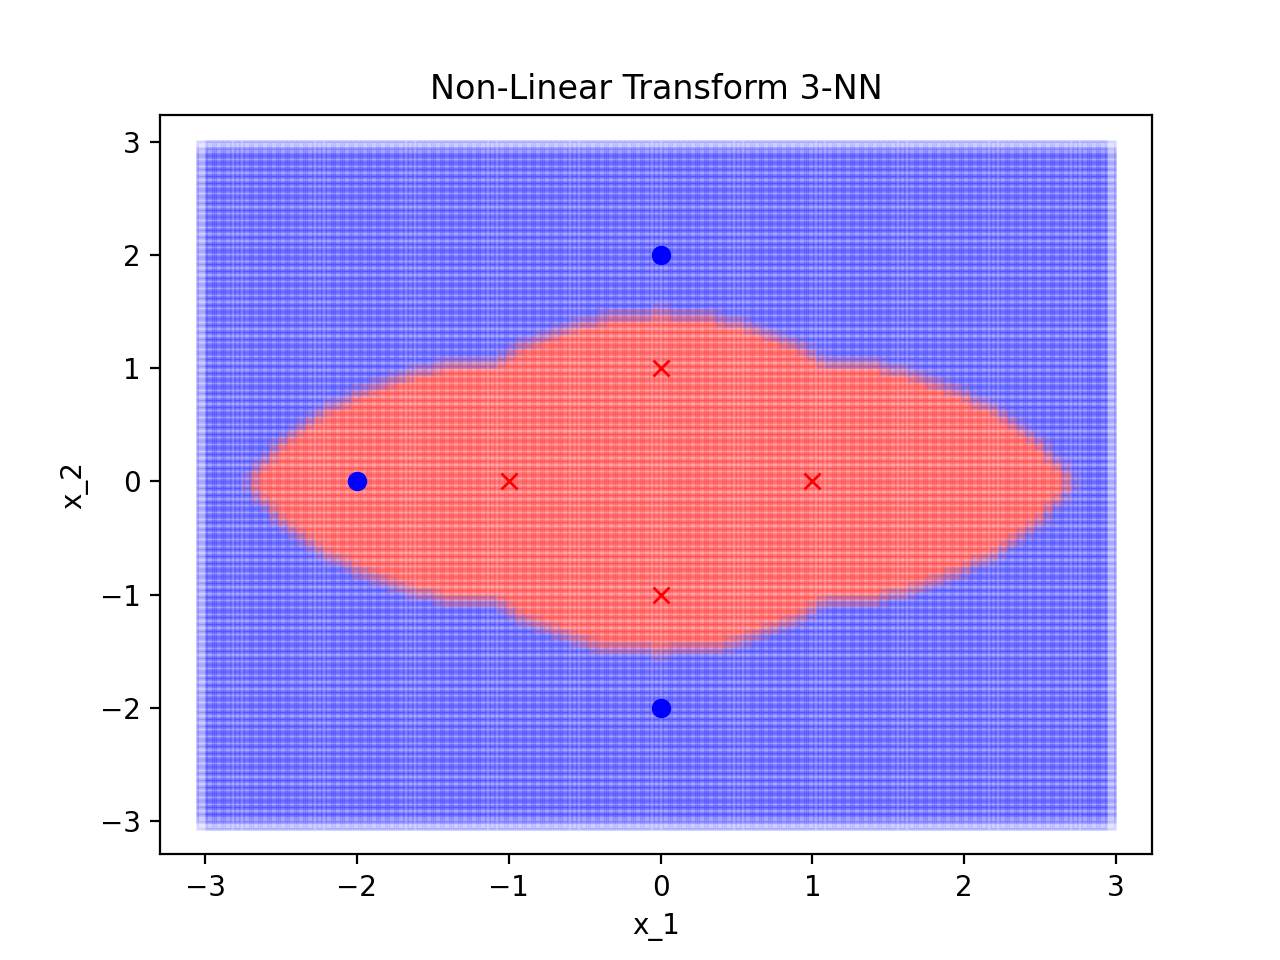

Write the Python code that produced this figure.
import matplotlib.pyplot as plt
from matplotlib import colors
import numpy as np
import math

def convert(x):
	if (x[0] == 0 and x[1] < 0):
		return [(x[0]**2+x[1]**2)**(0.5),-math.pi/2]
	elif (x[0] == 0 and x[1] >= 0):
		return [(x[0]**2+x[1]**2)**(0.5),math.pi/2]
	else:
		return [(x[0]**2+x[1]**2)**(0.5),math.atan(x[1]/x[0])]

def distance(x1,x2):
	z1 = convert(x1)
	z2 = convert(x2)
	return ((z1[0]-z2[0])**2+(z1[1]-z2[1])**2)**0.5

def returnFurthest(closest,k,X,x):
	closer = list()
	for i in range(len(closest)):
		if (distance(X[k],x) < distance(X[closest[i]],x)):
			closer.append(i)
	if (len(closer) == 0):
		return -1
	furthest = closer[0]
	dist = distance(X[closest[furthest]],x)
	for i in range(1,len(closer)):
		if (dist < distance(X[closest[closer[i]]],x)):
			furthest = closer[i]
			dist = distance(X[closest[closer[i]]],x)
	# print(furthest)
	return furthest


X = [[1,0],[0,1],[0,-1],[-1,0],[0,2],[0,-2],[-2,0]]
y = [-1,-1,-1,-1,1,1,1]

for i in X:
	print(convert(i))

for i in range(100):
	print(i)
	for j in range(100):
		x = [-3+6*i/100,-3+6*j/100]
		closest = [0,1,2]
		for k in range(3,len(X)):
			furthest = returnFurthest(closest,k,X,x)
			if (furthest != -1):
				closest[furthest] = k
		if (y[closest[0]] + y[closest[1]] + y[closest[2]] < 0):
			plt.plot(x[0],x[1],'sr', alpha = 0.1)
		else:
			plt.plot(x[0],x[1],'sb', alpha = 0.1)

for i in range(len(X)):
	if (y[i] == -1):
		plt.plot(X[i][0],X[i][1],'xr')
	else:
		plt.plot(X[i][0],X[i][1],'ob')

plt.title('Non-Linear Transform 3-NN')
plt.xlabel('x_1')
plt.ylabel('x_2')

plt.show()
